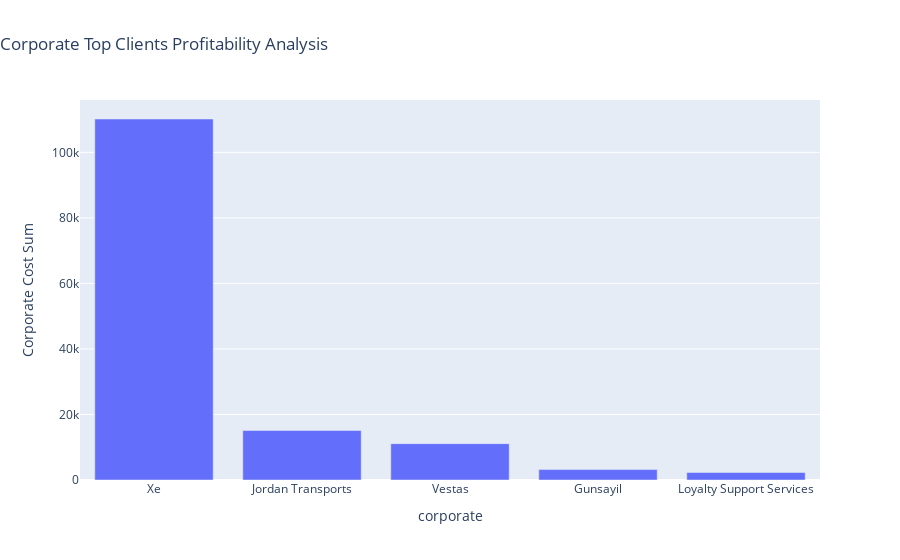

The notebook cell saved with this chart:
### Markdown cell above
#### Corporate Top COUNT Clients Profitability

### Code cell
text="The chart visually represents the magnitude of the profit contribution from each of the major companies to the company's total profits. It can be observed that company 'Xe' is the largest contributor to profits, followed by 'Jordan Transports' and then 'Vestas'."
display(Markdown('#### *'+text+'*'))
top_filtered_data, tail_filtered_data = TopTailCount(df,5,'corporate','cost')
myData = top_filtered_data.groupby('corporate')['cost'].sum().reset_index(name='Corporate Cost Sum').sort_values('Corporate Cost Sum',ascending=False)
myPlot1(myData,'corporate','Corporate Cost Sum',None,'bar','Corporate Top Clients Profitability', sort_by=None, ascending=True)

### Figure 1 — Plotly figure (JSON) as saved in the notebook; plotly's stock layout.template omitted (floating-point values rounded to 4 significant figures)
{"data": [{"alignmentgroup": "True", "hovertemplate": "x=%{x}<br>y=%{y}<extra></extra>", "legendgroup": "", "marker": {"color": "#636efa", "pattern": {"shape": ""}}, "name": "", "offsetgroup": "", "orientation": "v", "showlegend": false, "textposition": "auto", "type": "bar", "x": ["Xe", "Jordan Transports", "Vestas", "Gunsayil", "Loyalty Support Services"], "xaxis": "x", "y": [110177, 15103, 11098, 3177, 2276], "yaxis": "y"}], "layout": {"barmode": "relative", "legend": {"title": {"text": "None"}, "tracegroupgap": 0}, "title": {"text": "Corporate Top Clients Profitability Analysis", "x": 0}, "xaxis": {"anchor": "y", "domain": [0, 1], "title": {"text": "corporate"}}, "yaxis": {"anchor": "x", "domain": [0, 1], "title": {"text": "Corporate Cost Sum"}}}}
